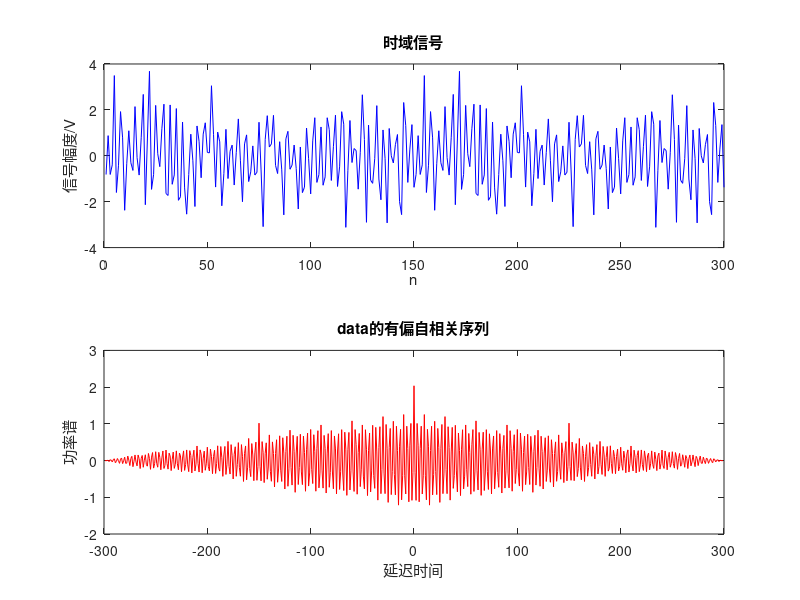

MATLAB code for this plot:
%%
%start
clc
clear
load data.mat;
%%
%calculate and draw
r=xcorr(data,data,'biased');
subplot(2,1,1)
plot(data,'b')
xlabel('n')
ylabel('信号幅度/V')
title('时域信号')
subplot(2,1,2)
plot([-299:1:299],r,'r')
title('data的有偏自相关序列');xlabel('延迟时间');ylabel('功率谱');